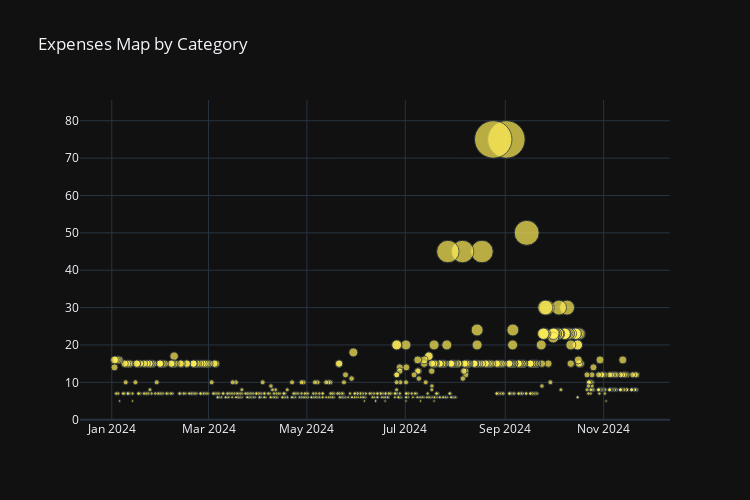

Notebook code for this chart:
### Code cell
def plot_category_map(df: pd.DataFrame, category : str):
    
    df = df[df["category name"] == category]
    df["subcategory name"] = df["subcategory name"].apply(lambda row: "None" if row == "" else row)
    
    fig = go.Figure(layout = go.Layout(height = 500, width = 750, title = "Expenses Map by Category", template = "plotly_dark"))
    fig.add_trace(go.Scatter(x = df["date"],
                             x0= df["subcategory name"],
                             y = df["amount"],
                             hovertext=df["subcategory name"],
                             hoverlabel=dict(font_size = 15),
                             hovertemplate="$%{y} On %{x} <extra></extra> Subcategory: %{hovertext}",
                             mode = "markers",
                             marker_color = df["color"],
                             marker_size = df["amount"].apply(lambda row: row / 10 if row > 100 else row / 2),
                             showlegend = False))
    
    return fig

plot_category_map(df, "Taxi")

### Figure 1 — Plotly figure (JSON) as saved in the notebook; plotly's stock layout.template omitted (floating-point values rounded to 4 significant figures; data arrays with more than 128 entries replaced by an {"elided": "..."} marker saying what was removed)
{"data": [{"hoverlabel": {"font": {"size": 15}}, "hovertemplate": "$%{y} On %{x} <extra></extra> Subcategory: %{hovertext}", "hovertext": {"elided": "663 str values"}, "marker": {"color": {"elided": "663 str values"}, "size": {"elided": "663 float values"}}, "mode": "markers", "showlegend": false, "type": "scatter", "x": {"elided": "663 str values"}, "x0": {"elided": "663 str values"}, "y": {"elided": "663 int values"}}], "layout": {"height": 500, "title": {"text": "Expenses Map by Category"}, "width": 750}}
